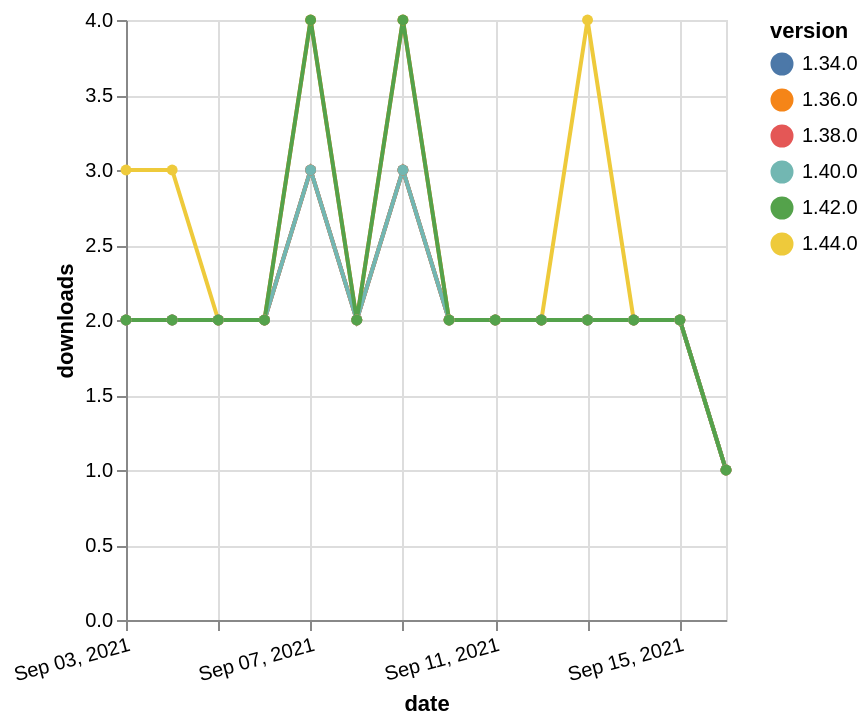

This figure's Vega-Lite source:
### Vega-Lite specification from a JSON file in a GitHub repository (floating-point values rounded to 4 significant figures)
{"$schema": "https://vega.github.io/schema/vega-lite/v5.json", "description": "A simple bar chart with embedded data.", "data": {"values": [{"date": "2021-09-03", "total": 2054, "delta": 2, "version": "1.34.0"}, {"date": "2021-09-04", "total": 2056, "delta": 2, "version": "1.34.0"}, {"date": "2021-09-05", "total": 2058, "delta": 2, "version": "1.34.0"}, {"date": "2021-09-06", "total": 2060, "delta": 2, "version": "1.34.0"}, {"date": "2021-09-07", "total": 2063, "delta": 3, "version": "1.34.0"}, {"date": "2021-09-08", "total": 2065, "delta": 2, "version": "1.34.0"}, {"date": "2021-09-09", "total": 2068, "delta": 3, "version": "1.34.0"}, {"date": "2021-09-10", "total": 2070, "delta": 2, "version": "1.34.0"}, {"date": "2021-09-11", "total": 2072, "delta": 2, "version": "1.34.0"}, {"date": "2021-09-12", "total": 2074, "delta": 2, "version": "1.34.0"}, {"date": "2021-09-13", "total": 2076, "delta": 2, "version": "1.34.0"}, {"date": "2021-09-14", "total": 2078, "delta": 2, "version": "1.34.0"}, {"date": "2021-09-15", "total": 2080, "delta": 2, "version": "1.34.0"}, {"date": "2021-09-16", "total": 2081, "delta": 1, "version": "1.34.0"}, {"date": "2021-09-03", "total": 232, "delta": 3, "version": "1.44.0"}, {"date": "2021-09-04", "total": 235, "delta": 3, "version": "1.44.0"}, {"date": "2021-09-05", "total": 237, "delta": 2, "version": "1.44.0"}, {"date": "2021-09-06", "total": 239, "delta": 2, "version": "1.44.0"}, {"date": "2021-09-07", "total": 242, "delta": 3, "version": "1.44.0"}, {"date": "2021-09-08", "total": 244, "delta": 2, "version": "1.44.0"}, {"date": "2021-09-09", "total": 247, "delta": 3, "version": "1.44.0"}, {"date": "2021-09-10", "total": 249, "delta": 2, "version": "1.44.0"}, {"date": "2021-09-11", "total": 251, "delta": 2, "version": "1.44.0"}, {"date": "2021-09-12", "total": 253, "delta": 2, "version": "1.44.0"}, {"date": "2021-09-13", "total": 257, "delta": 4, "version": "1.44.0"}, {"date": "2021-09-14", "total": 259, "delta": 2, "version": "1.44.0"}, {"date": "2021-09-15", "total": 261, "delta": 2, "version": "1.44.0"}, {"date": "2021-09-16", "total": 262, "delta": 1, "version": "1.44.0"}, {"date": "2021-09-03", "total": 1482, "delta": 2, "version": "1.38.0"}, {"date": "2021-09-04", "total": 1484, "delta": 2, "version": "1.38.0"}, {"date": "2021-09-05", "total": 1486, "delta": 2, "version": "1.38.0"}, {"date": "2021-09-06", "total": 1488, "delta": 2, "version": "1.38.0"}, {"date": "2021-09-07", "total": 1491, "delta": 3, "version": "1.38.0"}, {"date": "2021-09-08", "total": 1493, "delta": 2, "version": "1.38.0"}, {"date": "2021-09-09", "total": 1496, "delta": 3, "version": "1.38.0"}, {"date": "2021-09-10", "total": 1498, "delta": 2, "version": "1.38.0"}, {"date": "2021-09-11", "total": 1500, "delta": 2, "version": "1.38.0"}, {"date": "2021-09-12", "total": 1502, "delta": 2, "version": "1.38.0"}, {"date": "2021-09-13", "total": 1504, "delta": 2, "version": "1.38.0"}, {"date": "2021-09-14", "total": 1506, "delta": 2, "version": "1.38.0"}, {"date": "2021-09-15", "total": 1508, "delta": 2, "version": "1.38.0"}, {"date": "2021-09-16", "total": 1509, "delta": 1, "version": "1.38.0"}, {"date": "2021-09-03", "total": 1981, "delta": 2, "version": "1.36.0"}, {"date": "2021-09-04", "total": 1983, "delta": 2, "version": "1.36.0"}, {"date": "2021-09-05", "total": 1985, "delta": 2, "version": "1.36.0"}, {"date": "2021-09-06", "total": 1987, "delta": 2, "version": "1.36.0"}, {"date": "2021-09-07", "total": 1991, "delta": 4, "version": "1.36.0"}, {"date": "2021-09-08", "total": 1993, "delta": 2, "version": "1.36.0"}, {"date": "2021-09-09", "total": 1997, "delta": 4, "version": "1.36.0"}, {"date": "2021-09-10", "total": 1999, "delta": 2, "version": "1.36.0"}, {"date": "2021-09-11", "total": 2001, "delta": 2, "version": "1.36.0"}, {"date": "2021-09-12", "total": 2003, "delta": 2, "version": "1.36.0"}, {"date": "2021-09-13", "total": 2005, "delta": 2, "version": "1.36.0"}, {"date": "2021-09-14", "total": 2007, "delta": 2, "version": "1.36.0"}, {"date": "2021-09-15", "total": 2009, "delta": 2, "version": "1.36.0"}, {"date": "2021-09-16", "total": 2010, "delta": 1, "version": "1.36.0"}, {"date": "2021-09-03", "total": 1012, "delta": 2, "version": "1.40.0"}, {"date": "2021-09-04", "total": 1014, "delta": 2, "version": "1.40.0"}, {"date": "2021-09-05", "total": 1016, "delta": 2, "version": "1.40.0"}, {"date": "2021-09-06", "total": 1018, "delta": 2, "version": "1.40.0"}, {"date": "2021-09-07", "total": 1021, "delta": 3, "version": "1.40.0"}, {"date": "2021-09-08", "total": 1023, "delta": 2, "version": "1.40.0"}, {"date": "2021-09-09", "total": 1026, "delta": 3, "version": "1.40.0"}, {"date": "2021-09-10", "total": 1028, "delta": 2, "version": "1.40.0"}, {"date": "2021-09-11", "total": 1030, "delta": 2, "version": "1.40.0"}, {"date": "2021-09-12", "total": 1032, "delta": 2, "version": "1.40.0"}, {"date": "2021-09-13", "total": 1034, "delta": 2, "version": "1.40.0"}, {"date": "2021-09-14", "total": 1036, "delta": 2, "version": "1.40.0"}, {"date": "2021-09-15", "total": 1038, "delta": 2, "version": "1.40.0"}, {"date": "2021-09-16", "total": 1039, "delta": 1, "version": "1.40.0"}, {"date": "2021-09-03", "total": 722, "delta": 2, "version": "1.42.0"}, {"date": "2021-09-04", "total": 724, "delta": 2, "version": "1.42.0"}, {"date": "2021-09-05", "total": 726, "delta": 2, "version": "1.42.0"}, {"date": "2021-09-06", "total": 728, "delta": 2, "version": "1.42.0"}, {"date": "2021-09-07", "total": 732, "delta": 4, "version": "1.42.0"}, {"date": "2021-09-08", "total": 734, "delta": 2, "version": "1.42.0"}, {"date": "2021-09-09", "total": 738, "delta": 4, "version": "1.42.0"}, {"date": "2021-09-10", "total": 740, "delta": 2, "version": "1.42.0"}, {"date": "2021-09-11", "total": 742, "delta": 2, "version": "1.42.0"}, {"date": "2021-09-12", "total": 744, "delta": 2, "version": "1.42.0"}, {"date": "2021-09-13", "total": 746, "delta": 2, "version": "1.42.0"}, {"date": "2021-09-14", "total": 748, "delta": 2, "version": "1.42.0"}, {"date": "2021-09-15", "total": 750, "delta": 2, "version": "1.42.0"}, {"date": "2021-09-16", "total": 751, "delta": 1, "version": "1.42.0"}]}, "width": "container", "mark": {"type": "line", "point": {"filled": true}}, "encoding": {"x": {"field": "date", "type": "temporal", "timeUnit": "yearmonthdate", "title": "date", "axis": {"labelAngle": -15}}, "y": {"field": "delta", "type": "quantitative", "title": "downloads"}, "color": {"field": "version", "type": "nominal"}, "tooltip": {"field": "delta"}}}
